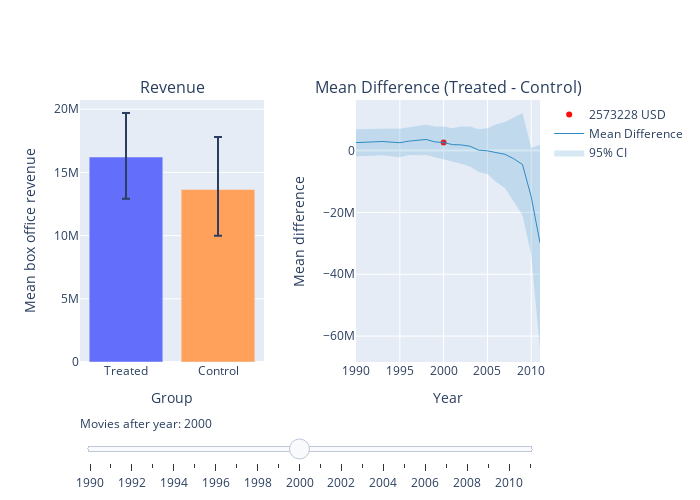

Source (notebook cell):
### Code cell
# Create figure
fig = make_subplots(rows=1, 
       cols=2, 
       start_cell="bottom-left", 
       subplot_titles=('Revenue','Mean Difference (Treated - Control)'),
       horizontal_spacing  = 0.2)

# Add traces, one for each slider step
for idx in range(22):
    fig.add_trace(go.Bar(
        visible=False,
        name='Revenue',
        x=['Treated', 'Control'], y=[treated_mean[idx], control_mean[idx]],
        error_y=dict(type='data', array=[treated_ci_upper[idx], control_ci_upper[idx]], arrayminus=[treated_ci_lower[idx], control_ci_lower[idx]]),
        marker_color=['#636EFA', "#FFA15A"],
        showlegend=False,
    ),row=1, col=1
)
    
for idx, threshold in enumerate(np.arange(1990, 2012)):
    fig.add_trace(
        go.Scatter(
            visible=False,
            name=str(round(mean_diffs[idx])) + ' USD',
            line=dict(color="#FB0D0D", width=15),
            x=[threshold],
            y=[mean_diffs[idx]],
            mode="markers"
        ), row=1, col=2
    )

fig.add_trace(
    go.Scatter(
        visible=True,
        line=dict(color='rgba(47, 138, 196, 1)', width=1),
        x=np.arange(1990, 2012),
        y=mean_diffs,
        name="Mean Difference",
        mode="lines"
    ), row=1, col=2
)

# add 95% CI
fig.add_trace(
    go.Scatter(
        visible=True,
        x=[i for i in range(1990, 2012)]+ [i for i in range(1990, 2012)][::-1], # x, then x reversed
        y=mean_diffs_ci_upper+mean_diffs_ci_lower[::-1], # upper, then lower reversed
        fill='toself',
        fillcolor="rgba(47, 138, 196, 0.2)",
        line=dict(color='rgba(255,255,255,0)'),
        hoverinfo="skip",
        name='95% CI',
        showlegend=True
    ), row=1, col=2
)

# Make 10th trace visible
fig.data[10].visible = True
fig.data[32].visible = True
fig.data[44].visible = True
fig.data[45].visible = True


# Create and add slider
steps = []
for idx, year in enumerate(np.arange(1990, 2012)):
    step = dict(
        method="update",
        args=[{"visible": [False] * len(fig.data)}],  # layout attribute
        label=str(year)  # update the label to remove "step"
    )
    step["args"][0]["visible"][idx] = True  
    step["args"][0]["visible"][idx + 22] = True 
    step["args"][0]["visible"][44] = True 
    step["args"][0]["visible"][45] = True 
    steps.append(step)
    
    sliders = [dict(
    active= 10,
    currentvalue={"prefix": "Movies after year: "}, 
    pad={"t": 50},
    steps=steps
)]
    
# edit axis labels
fig['layout']['yaxis']['title']='Mean box office revenue'
fig['layout']['yaxis2']['title']='Mean difference'
fig['layout']['xaxis']['title']='Group'
fig['layout']['xaxis2']['title']='Year'


fig.update_layout(
    width=700,
    height=500,
    sliders=sliders
)


fig.show()
fig.write_html("./plots/mean_difference_ethnicity_1.html")

### Figure 1 — Plotly figure (JSON) as saved in the notebook; plotly's stock layout.template omitted (floating-point values rounded to 4 significant figures)
{"data": [{"error_y": {"array": [2936000.0, 3394000.0], "arrayminus": [2720000.0, 3075000.0], "type": "data"}, "marker": {"color": ["#636EFA", "#FFA15A"]}, "name": "Revenue", "showlegend": false, "type": "bar", "visible": false, "x": ["Treated", "Control"], "xaxis": "x", "y": [16030000.0, 13470000.0], "yaxis": "y"}, {"error_y": {"array": [2991000.0, 3412000.0], "arrayminus": [2809000.0, 3118000.0], "type": "data"}, "marker": {"color": ["#636EFA", "#FFA15A"]}, "name": "Revenue", "showlegend": false, "type": "bar", "visible": false, "x": ["Treated", "Control"], "xaxis": "x", "y": [16090000.0, 13520000.0], "yaxis": "y"}, {"error_y": {"array": [3036000.0, 3473000.0], "arrayminus": [2704000.0, 3070000.0], "type": "data"}, "marker": {"color": ["#636EFA", "#FFA15A"]}, "name": "Revenue", "showlegend": false, "type": "bar", "visible": false, "x": ["Treated", "Control"], "xaxis": "x", "y": [16170000.0, 13360000.0], "yaxis": "y"}, {"error_y": {"array": [3110000.0, 3485000.0], "arrayminus": [2905000.0, 3063000.0], "type": "data"}, "marker": {"color": ["#636EFA", "#FFA15A"]}, "name": "Revenue", "showlegend": false, "type": "bar", "visible": false, "x": ["Treated", "Control"], "xaxis": "x", "y": [16480000.0, 13550000.0], "yaxis": "y"}, {"error_y": {"array": [3081000.0, 3527000.0], "arrayminus": [2901000.0, 3091000.0], "type": "data"}, "marker": {"color": ["#636EFA", "#FFA15A"]}, "name": "Revenue", "showlegend": false, "type": "bar", "visible": false, "x": ["Treated", "Control"], "xaxis": "x", "y": [16440000.0, 13610000.0], "yaxis": "y"}, {"error_y": {"array": [3083000.0, 3585000.0], "arrayminus": [2927000.0, 3231000.0], "type": "data"}, "marker": {"color": ["#636EFA", "#FFA15A"]}, "name": "Revenue", "showlegend": false, "type": "bar", "visible": false, "x": ["Treated", "Control"], "xaxis": "x", "y": [16580000.0, 14040000.0], "yaxis": "y"}, {"error_y": {"array": [3111000.0, 3487000.0], "arrayminus": [2956000.0, 3086000.0], "type": "data"}, "marker": {"color": ["#636EFA", "#FFA15A"]}, "name": "Revenue", "showlegend": false, "type": "bar", "visible": false, "x": ["Treated", "Control"], "xaxis": "x", "y": [16520000.0, 13490000.0], "yaxis": "y"}, {"error_y": {"array": [3283000.0, 3587000.0], "arrayminus": [2974000.0, 3287000.0], "type": "data"}, "marker": {"color": ["#636EFA", "#FFA15A"]}, "name": "Revenue", "showlegend": false, "type": "bar", "visible": false, "x": ["Treated", "Control"], "xaxis": "x", "y": [16750000.0, 13550000.0], "yaxis": "y"}, {"error_y": {"array": [3532000.0, 3867000.0], "arrayminus": [3262000.0, 3456000.0], "type": "data"}, "marker": {"color": ["#636EFA", "#FFA15A"]}, "name": "Revenue", "showlegend": false, "type": "bar", "visible": false, "x": ["Treated", "Control"], "xaxis": "x", "y": [16930000.0, 13340000.0], "yaxis": "y"}, {"error_y": {"array": [3410000.0, 3949000.0], "arrayminus": [3192000.0, 3486000.0], "type": "data"}, "marker": {"color": ["#636EFA", "#FFA15A"]}, "name": "Revenue", "showlegend": false, "type": "bar", "visible": false, "x": ["Treated", "Control"], "xaxis": "x", "y": [16340000.0, 13540000.0], "yaxis": "y"}, {"error_y": {"array": [3475000.0, 4156000.0], "arrayminus": [3306000.0, 3665000.0], "type": "data"}, "marker": {"color": ["#636EFA", "#FFA15A"]}, "name": "Revenue", "showlegend": false, "type": "bar", "visible": true, "x": ["Treated", "Control"], "xaxis": "x", "y": [16220000.0, 13640000.0], "yaxis": "y"}, {"error_y": {"array": [3673000.0, 4416000.0], "arrayminus": [3347000.0, 3880000.0], "type": "data"}, "marker": {"color": ["#636EFA", "#FFA15A"]}, "name": "Revenue", "showlegend": false, "type": "bar", "visible": false, "x": ["Treated", "Control"], "xaxis": "x", "y": [15980000.0, 14050000.0], "yaxis": "y"}, {"error_y": {"array": [3950000.0, 4975000.0], "arrayminus": [3654000.0, 4196000.0], "type": "data"}, "marker": {"color": ["#636EFA", "#FFA15A"]}, "name": "Revenue", "showlegend": false, "type": "bar", "visible": false, "x": ["Treated", "Control"], "xaxis": "x", "y": [16220000.0, 14400000.0], "yaxis": "y"}, {"error_y": {"array": [4451000.0, 5125000.0], "arrayminus": [4015000.0, 4481000.0], "type": "data"}, "marker": {"color": ["#636EFA", "#FFA15A"]}, "name": "Revenue", "showlegend": false, "type": "bar", "visible": false, "x": ["Treated", "Control"], "xaxis": "x", "y": [16320000.0, 14910000.0], "yaxis": "y"}, {"error_y": {"array": [4716000.0, 5621000.0], "arrayminus": [4257000.0, 4934000.0], "type": "data"}, "marker": {"color": ["#636EFA", "#FFA15A"]}, "name": "Revenue", "showlegend": false, "type": "bar", "visible": false, "x": ["Treated", "Control"], "xaxis": "x", "y": [15680000.0, 15550000.0], "yaxis": "y"}, {"error_y": {"array": [4990000.0, 6133000.0], "arrayminus": [4483000.0, 5603000.0], "type": "data"}, "marker": {"color": ["#636EFA", "#FFA15A"]}, "name": "Revenue", "showlegend": false, "type": "bar", "visible": false, "x": ["Treated", "Control"], "xaxis": "x", "y": [16050000.0, 16150000.0], "yaxis": "y"}, {"error_y": {"array": [5887000.0, 7900000.0], "arrayminus": [5347000.0, 6856000.0], "type": "data"}, "marker": {"color": ["#636EFA", "#FFA15A"]}, "name": "Revenue", "showlegend": false, "type": "bar", "visible": false, "x": ["Treated", "Control"], "xaxis": "x", "y": [18160000.0, 18830000.0], "yaxis": "y"}, {"error_y": {"array": [7072000.0, 8994000.0], "arrayminus": [6138000.0, 7996000.0], "type": "data"}, "marker": {"color": ["#636EFA", "#FFA15A"]}, "name": "Revenue", "showlegend": false, "type": "bar", "visible": false, "x": ["Treated", "Control"], "xaxis": "x", "y": [18670000.0, 19880000.0], "yaxis": "y"}, {"error_y": {"array": [9222000.0, 11170000.0], "arrayminus": [7528000.0, 9691000.0], "type": "data"}, "marker": {"color": ["#636EFA", "#FFA15A"]}, "name": "Revenue", "showlegend": false, "type": "bar", "visible": false, "x": ["Treated", "Control"], "xaxis": "x", "y": [18430000.0, 21070000.0], "yaxis": "y"}, {"error_y": {"array": [11630000.0, 13350000.0], "arrayminus": [9661000.0, 11780000.0], "type": "data"}, "marker": {"color": ["#636EFA", "#FFA15A"]}, "name": "Revenue", "showlegend": false, "type": "bar", "visible": false, "x": ["Treated", "Control"], "xaxis": "x", "y": [20900000.0, 25390000.0], "yaxis": "y"}, {"error_y": {"array": [6049000.0, 17500000.0], "arrayminus": [5406000.0, 14630000.0], "type": "data"}, "marker": {"color": ["#636EFA", "#FFA15A"]}, "name": "Revenue", "showlegend": false, "type": "bar", "visible": false, "x": ["Treated", "Control"], "xaxis": "x", "y": [13240000.0, 28220000.0], "yaxis": "y"}, {"error_y": {"array": [10430000.0, 34310000.0], "arrayminus": [8689000.0, 29450000.0], "type": "data"}, "marker": {"color": ["#636EFA", "#FFA15A"]}, "name": "Revenue", "showlegend": false, "type": "bar", "visible": false, "x": ["Treated", "Control"], "xaxis": "x", "y": [15100000.0, 44940000.0], "yaxis": "y"}, {"line": {"color": "#FB0D0D", "width": 15}, "mode": "markers", "name": "2566247 USD", "type": "scatter", "visible": false, "x": [1990], "xaxis": "x2", "y": [2566000.0], "yaxis": "y2"}, {"line": {"color": "#FB0D0D", "width": 15}, "mode": "markers", "name": "2567334 USD", "type": "scatter", "visible": false, "x": [1991], "xaxis": "x2", "y": [2567000.0], "yaxis": "y2"}, {"line": {"color": "#FB0D0D", "width": 15}, "mode": "markers", "name": "2808195 USD", "type": "scatter", "visible": false, "x": [1992], "xaxis": "x2", "y": [2808000.0], "yaxis": "y2"}, {"line": {"color": "#FB0D0D", "width": 15}, "mode": "markers", "name": "2933676 USD", "type": "scatter", "visible": false, "x": [1993], "xaxis": "x2", "y": [2934000.0], "yaxis": "y2"}, {"line": {"color": "#FB0D0D", "width": 15}, "mode": "markers", "name": "2821834 USD", "type": "scatter", "visible": false, "x": [1994], "xaxis": "x2", "y": [2822000.0], "yaxis": "y2"}, {"line": {"color": "#FB0D0D", "width": 15}, "mode": "markers", "name": "2544042 USD", "type": "scatter", "visible": false, "x": [1995], "xaxis": "x2", "y": [2544000.0], "yaxis": "y2"}, {"line": {"color": "#FB0D0D", "width": 15}, "mode": "markers", "name": "3025648 USD", "type": "scatter", "visible": false, "x": [1996], "xaxis": "x2", "y": [3026000.0], "yaxis": "y2"}, {"line": {"color": "#FB0D0D", "width": 15}, "mode": "markers", "name": "3204335 USD", "type": "scatter", "visible": false, "x": [1997], "xaxis": "x2", "y": [3204000.0], "yaxis": "y2"}, {"line": {"color": "#FB0D0D", "width": 15}, "mode": "markers", "name": "3594427 USD", "type": "scatter", "visible": false, "x": [1998], "xaxis": "x2", "y": [3594000.0], "yaxis": "y2"}, {"line": {"color": "#FB0D0D", "width": 15}, "mode": "markers", "name": "2793788 USD", "type": "scatter", "visible": false, "x": [1999], "xaxis": "x2", "y": [2794000.0], "yaxis": "y2"}, {"line": {"color": "#FB0D0D", "width": 15}, "mode": "markers", "name": "2573228 USD", "type": "scatter", "visible": true, "x": [2000], "xaxis": "x2", "y": [2573000.0], "yaxis": "y2"}, {"line": {"color": "#FB0D0D", "width": 15}, "mode": "markers", "name": "1936464 USD", "type": "scatter", "visible": false, "x": [2001], "xaxis": "x2", "y": [1936000.0], "yaxis": "y2"}, {"line": {"color": "#FB0D0D", "width": 15}, "mode": "markers", "name": "1824547 USD", "type": "scatter", "visible": false, "x": [2002], "xaxis": "x2", "y": [1825000.0], "yaxis": "y2"}, {"line": {"color": "#FB0D0D", "width": 15}, "mode": "markers", "name": "1408925 USD", "type": "scatter", "visible": false, "x": [2003], "xaxis": "x2", "y": [1409000.0], "yaxis": "y2"}, {"line": {"color": "#FB0D0D", "width": 15}, "mode": "markers", "name": "132010 USD", "type": "scatter", "visible": false, "x": [2004], "xaxis": "x2", "y": [132000.0], "yaxis": "y2"}, {"line": {"color": "#FB0D0D", "width": 15}, "mode": "markers", "name": "-96133 USD", "type": "scatter", "visible": false, "x": [2005], "xaxis": "x2", "y": [-96130.0], "yaxis": "y2"}, {"line": {"color": "#FB0D0D", "width": 15}, "mode": "markers", "name": "-670373 USD", "type": "scatter", "visible": false, "x": [2006], "xaxis": "x2", "y": [-670400.0], "yaxis": "y2"}, {"line": {"color": "#FB0D0D", "width": 15}, "mode": "markers", "name": "-1208623 USD", "type": "scatter", "visible": false, "x": [2007], "xaxis": "x2", "y": [-1209000.0], "yaxis": "y2"}, {"line": {"color": "#FB0D0D", "width": 15}, "mode": "markers", "name": "-2638359 USD", "type": "scatter", "visible": false, "x": [2008], "xaxis": "x2", "y": [-2638000.0], "yaxis": "y2"}, {"line": {"color": "#FB0D0D", "width": 15}, "mode": "markers", "name": "-4495645 USD", "type": "scatter", "visible": false, "x": [2009], "xaxis": "x2", "y": [-4496000.0], "yaxis": "y2"}, {"line": {"color": "#FB0D0D", "width": 15}, "mode": "markers", "name": "-14978937 USD", "type": "scatter", "visible": false, "x": [2010], "xaxis": "x2", "y": [-14980000.0], "yaxis": "y2"}, {"line": {"color": "#FB0D0D", "width": 15}, "mode": "markers", "name": "-29839973 USD", "type": "scatter", "visible": false, "x": [2011], "xaxis": "x2", "y": [-29840000.0], "yaxis": "y2"}, {"line": {"color": "rgba(47, 138, 196, 1)", "width": 1}, "mode": "lines", "name": "Mean Difference", "type": "scatter", "visible": true, "x": [1990, 1991, 1992, 1993, 1994, 1995, 1996, 1997, 1998, 1999, 2000, 2001, 2002, 2003, 2004, 2005, 2006, 2007, 2008, 2009, 2010, 2011], "xaxis": "x2", "y": [2566000.0, 2567000.0, 2808000.0, 2934000.0, 2822000.0, 2544000.0, 3026000.0, 3204000.0, 3594000.0, 2794000.0, 2573000.0, 1936000.0, 1825000.0, 1409000.0, 132000.0, -96130.0, -670400.0, -1209000.0, -2638000.0, -4496000.0, -14980000.0, -29840000.0], "yaxis": "y2"}, {"fill": "toself", "fillcolor": "rgba(47, 138, 196, 0.2)", "hoverinfo": "skip", "line": {"color": "rgba(255,255,255,0)"}, "name": "95% CI", "showlegend": true, "type": "scatter", "visible": true, "x": [1990, 1991, 1992, 1993, 1994, 1995, 1996, 1997, 1998, 1999, 2000, 2001, 2002, 2003, 2004, 2005, 2006, 2007, 2008, 2009, 2010, 2011, 2011, 2010, 2009, 2008, 2007, 2006, 2005, 2004, 2003, 2002, 2001, 2000, 1999, 1998, 1997, 1996, 1995, 1994, 1993, 1992, 1991, 1990], "xaxis": "x2", "y": [6894000.0, 6971000.0, 7143000.0, 7288000.0, 7147000.0, 7027000.0, 7488000.0, 7923000.0, 8419000.0, 7784000.0, 7816000.0, 7201000.0, 7780000.0, 7779000.0, 6894000.0, 7202000.0, 8526000.0, 9218000.0, 10540000.0, 12110000.0, 906400.0, 1758000.0, -64130000.0, -33670000.0, -20800000.0, -16290000.0, -12140000.0, -10170000.0, -7571000.0, -6920000.0, -5159000.0, -4281000.0, -3612000.0, -2787000.0, -2300000.0, -1419000.0, -1515000.0, -1425000.0, -2146000.0, -1805000.0, -1539000.0, -1678000.0, -1865000.0, -1836000.0], "yaxis": "y2"}], "layout": {"annotations": [{"font": {"size": 16}, "showarrow": false, "text": "Revenue", "x": 0.2, "xanchor": "center", "xref": "paper", "y": 1, "yanchor": "bottom", "yref": "paper"}, {"font": {"size": 16}, "showarrow": false, "text": "Mean Difference (Treated - Control)", "x": 0.8, "xanchor": "center", "xref": "paper", "y": 1, "yanchor": "bottom", "yref": "paper"}], "height": 500, "sliders": [{"active": 10, "currentvalue": {"prefix": "Movies after year: "}, "pad": {"t": 50}, "steps": [{"args": [{"visible": [true, false, false, false, false, false, false, false, false, false, false, false, false, false, false, false, false, false, false, false, false, false, true, false, false, false, false, false, false, false, false, false, false, false, false, false, false, false, false, false, false, false, false, false, true, true]}], "label": "1990", "method": "update"}, {"args": [{"visible": [false, true, false, false, false, false, false, false, false, false, false, false, false, false, false, false, false, false, false, false, false, false, false, true, false, false, false, false, false, false, false, false, false, false, false, false, false, false, false, false, false, false, false, false, true, true]}], "label": "1991", "method": "update"}, {"args": [{"visible": [false, false, true, false, false, false, false, false, false, false, false, false, false, false, false, false, false, false, false, false, false, false, false, false, true, false, false, false, false, false, false, false, false, false, false, false, false, false, false, false, false, false, false, false, true, true]}], "label": "1992", "method": "update"}, {"args": [{"visible": [false, false, false, true, false, false, false, false, false, false, false, false, false, false, false, false, false, false, false, false, false, false, false, false, false, true, false, false, false, false, false, false, false, false, false, false, false, false, false, false, false, false, false, false, true, true]}], "label": "1993", "method": "update"}, {"args": [{"visible": [false, false, false, false, true, false, false, false, false, false, false, false, false, false, false, false, false, false, false, false, false, false, false, false, false, false, true, false, false, false, false, false, false, false, false, false, false, false, false, false, false, false, false, false, true, true]}], "label": "1994", "method": "update"}, {"args": [{"visible": [false, false, false, false, false, true, false, false, false, false, false, false, false, false, false, false, false, false, false, false, false, false, false, false, false, false, false, true, false, false, false, false, false, false, false, false, false, false, false, false, false, false, false, false, true, true]}], "label": "1995", "method": "update"}, {"args": [{"visible": [false, false, false, false, false, false, true, false, false, false, false, false, false, false, false, false, false, false, false, false, false, false, false, false, false, false, false, false, true, false, false, false, false, false, false, false, false, false, false, false, false, false, false, false, true, true]}], "label": "1996", "method": "update"}, {"args": [{"visible": [false, false, false, false, false, false, false, true, false, false, false, false, false, false, false, false, false, false, false, false, false, false, false, false, false, false, false, false, false, true, false, false, false, false, false, false, false, false, false, false, false, false, false, false, true, true]}], "label": "1997", "method": "update"}, {"args": [{"visible": [false, false, false, false, false, false, false, false, true, false, false, false, false, false, false, false, false, false, false, false, false, false, false, false, false, false, false, false, false, false, true, false, false, false, false, false, false, false, false, false, false, false, false, false, true, true]}], "label": "1998", "method": "update"}, {"args": [{"visible": [false, false, false, false, false, false, false, false, false, true, false, false, false, false, false, false, false, false, false, false, false, false, false, false, false, false, false, false, false, false, false, true, false, false, false, false, false, false, false, false, false, false, false, false, true, true]}], "label": "1999", "method": "update"}, {"args": [{"visible": [false, false, false, false, false, false, false, false, false, false, true, false, false, false, false, false, false, false, false, false, false, false, false, false, false, false, false, false, false, false, false, false, true, false, false, false, false, false, false, false, false, false, false, false, true, true]}], "label": "2000", "method": "update"}, {"args": [{"visible": [false, false, false, false, false, false, false, false, false, false, false, true, false, false, false, false, false, false, false, false, false, false, false, false, false, false, false, false, false, false, false, false, false, true, false, false, false, false, false, false, false, false, false, false, true, true]}], "label": "2001", "method": "update"}, {"args": [{"visible": [false, false, false, false, false, false, false, false, false, false, false, false, true, false, false, false, false, false, false, false, false, false, false, false, false, false, false, false, false, false, false, false, false, false, true, false, false, false, false, false, false, false, false, false, true, true]}], "label": "2002", "method": "update"}, {"args": [{"visible": [false, false, false, false, false, false, false, false, false, false, false, false, false, true, false, false, false, false, false, false, false, false, false, false, false, false, false, false, false, false, false, false, false, false, false, true, false, false, false, false, false, false, false, false, true, true]}], "label": "2003", "method": "update"}, {"args": [{"visible": [false, false, false, false, false, false, false, false, false, false, false, false, false, false, true, false, false, false, false, false, false, false, false, false, false, false, false, false, false, false, false, false, false, false, false, false, true, false, false, false, false, false, false, false, true, true]}], "label": "2004", "method": "update"}, {"args": [{"visible": [false, false, false, false, false, false, false, false, false, false, false, false, false, false, false, true, false, false, false, false, false, false, false, false, false, false, false, false, false, false, false, false, false, false, false, false, false, true, false, false, false, false, false, false, true, true]}], "label": "2005", "method": "update"}, {"args": [{"visible": [false, false, false, false, false, false, false, false, false, false, false, false, false, false, false, false, true, false, false, false, false, false, false, false, false, false, false, false, false, false, false, false, false, false, false, false, false, false, true, false, false, false, false, false, true, true]}], "label": "2006", "method": "update"}, {"args": [{"visible": [false, false, false, false, false, false, false, false, false, false, false, false, false, false, false, false, false, true, false, false, false, false, false, false, false, false, false, false, false, false, false, false, false, false, false, false, false, false, false, true, false, false, false, false, true, true]}], "label": "2007", "method": "update"}, {"args": [{"visible": [false, false, false, false, false, false, false, false, false, false, false, false, false, false, false, false, false, false, true, false, false, false, false, false, false, false, false, false, false, false, false, false, false, false, false, false, false, false, false, false, true, false, false, false, true, true]}], "label": "2008", "method": "update"}, {"args": [{"visible": [false, false, false, false, false, false, false, false, false, false, false, false, false, false, false, false, false, false, false, true, false, false, false, false, false, false, false, false, false, false, false, false, false, false, false, false, false, false, false, false, false, true, false, false, true, true]}], "label": "2009", "method": "update"}, {"args": [{"visible": [false, false, false, false, false, false, false, false, false, false, false, false, false, false, false, false, false, false, false, false, true, false, false, false, false, false, false, false, false, false, false, false, false, false, false, false, false, false, false, false, false, false, true, false, true, true]}], "label": "2010", "method": "update"}, {"args": [{"visible": [false, false, false, false, false, false, false, false, false, false, false, false, false, false, false, false, false, false, false, false, false, true, false, false, false, false, false, false, false, false, false, false, false, false, false, false, false, false, false, false, false, false, false, true, true, true]}], "label": "2011", "method": "update"}]}], "width": 700, "xaxis": {"anchor": "y", "autorange": true, "domain": [0, 0.4], "range": [-0.5, 1.5], "title": {"text": "Group"}, "type": "category"}, "xaxis2": {"anchor": "y2", "autorange": true, "domain": [0.6, 1], "range": [1990, 2011], "title": {"text": "Year"}, "type": "linear"}, "yaxis": {"anchor": "x", "autorange": true, "domain": [0, 1], "range": [0, 20730000.0], "title": {"text": "Mean box office revenue"}, "type": "linear"}, "yaxis2": {"anchor": "x2", "autorange": true, "domain": [0, 1], "range": [-68370000.0, 16350000.0], "title": {"text": "Mean difference"}, "type": "linear"}}}
